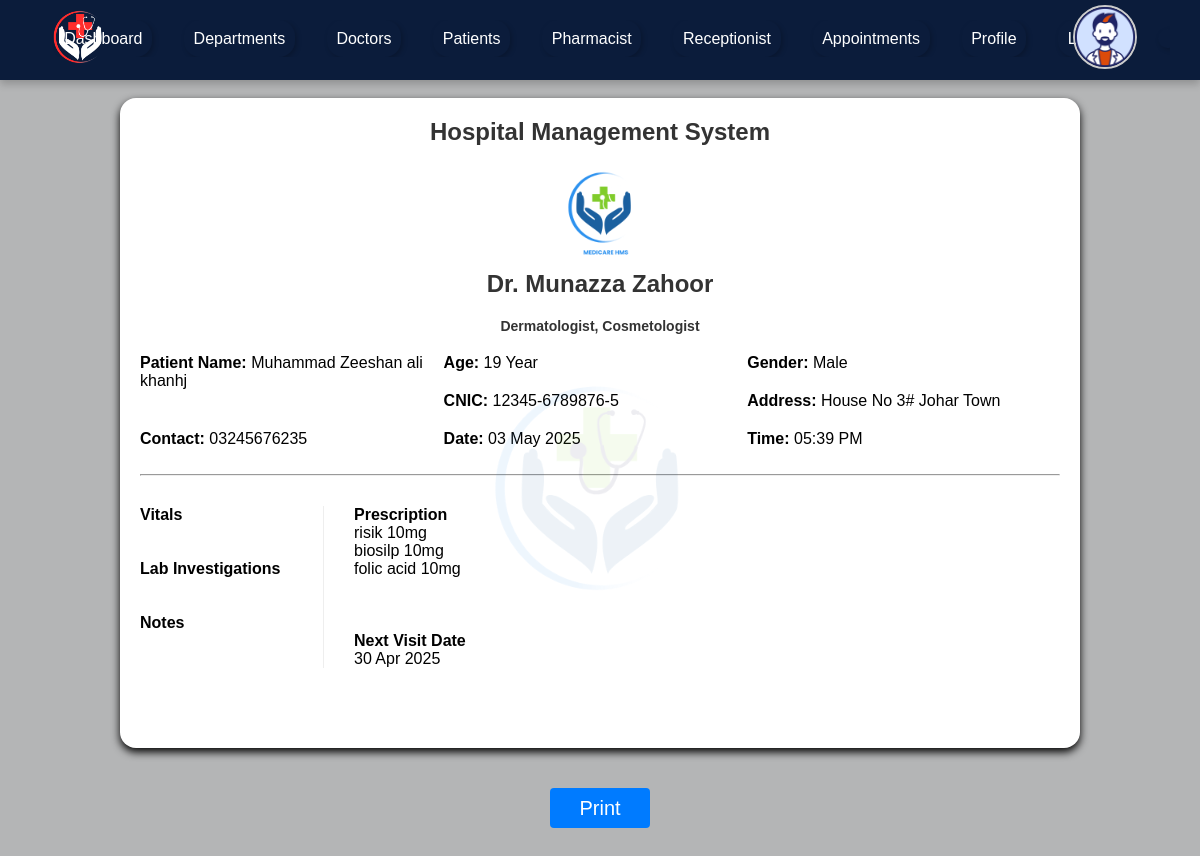
Page /admin/prescription.php?id=17 (signed in) on the committed database.
### tables this page shows
CREATE TABLE `appointment` (
  `id` int(11) NOT NULL,
  `doctor_id` int(11) NOT NULL,
  `patient_id` int(11) NOT NULL,
  `patient_name` varchar(80) NOT NULL,
  `added_on` date NOT NULL,
  `date` date NOT NULL,
  `time` time NOT NULL,
  `fee` int(11) NOT NULL,
  `payment_id` varchar(80) NOT NULL,
  `pay_status` varchar(80) NOT NULL,
  `status` varchar(80) NOT NULL
);

CREATE TABLE `users` (
  `id` int(11) NOT NULL,
  `name` varchar(80) NOT NULL,
  `username` varchar(80) NOT NULL,
  `password` varchar(80) NOT NULL,
  `role` varchar(80) NOT NULL
);

CREATE TABLE `doctor` (
  `id` int(11) NOT NULL,
  `user_id` int(11) NOT NULL,
  `dep_id` int(11) NOT NULL,
  `specialization` varchar(80) NOT NULL,
  `qualification` varchar(80) NOT NULL,
  `experience` varchar(80) NOT NULL,
  `designation` varchar(80) NOT NULL,
  `fee` int(11) NOT NULL,
  `gender` varchar(80) NOT NULL,
  `contact` varchar(80) NOT NULL,
  `address` varchar(80) NOT NULL,
  `image` varchar(80) NOT NULL,
  `about` text NOT NULL
);

CREATE TABLE `patient` (
  `id` int(11) NOT NULL,
  `user_id` int(11) NOT NULL,
  `dob` date NOT NULL,
  `gender` varchar(80) NOT NULL,
  `cnic` varchar(80) NOT NULL,
  `address` varchar(80) NOT NULL,
  `contact` varchar(80) NOT NULL,
  `email` varchar(80) NOT NULL
);

CREATE TABLE `prescription` (
  `id` int(11) NOT NULL,
  `appointment_id` int(11) NOT NULL,
  `patient_id` int(11) NOT NULL,
  `doctor_id` int(11) NOT NULL,
  `vitals` text NOT NULL,
  `lab_investigation` text NOT NULL,
  `notes` text NOT NULL,
  `prescription` text NOT NULL,
  `date` date NOT NULL
);

### admin/prescription.php (the view, shortened to what this page needs)
<?php
include 'header.php';
$id=$_REQUEST['id'];
$sql="select appointment.*, dob, patient.gender, cnic, patient.address, patient.contact, users.name, specialization from appointment INNER JOIN patient on patient.user_id=appointment.patient_id INNER JOIN users on users.id=appointment.doctor_id INNER JOIN doctor on users.id=doctor.user_id where appointment.id='$id'";
$result=mysqli_query($con,$sql);
$row=mysqli_fetch_array($result);
$dobObject = new DateTime($row['dob']);
$currentDate = new DateTime();
$age = $dobObject->diff($currentDate)->y;
?>
<div id="print_data">
         <section id="appointments-section">
         <form method="post">
            <div class="appointments-container">
            <h2>Hospital Management System</h2>
            <center>
            <img src="../image/1stlogo.png" height="100">
            </center>
            <h2><?php echo $row['name'];?></h2>
            <h4 class="text-center text-sm"><?php echo $row['specialization'];?></h4 >
            <div class="main-data">
            <div class="one">
            <p><strong>Patient Name:</strong> <?php echo $row['patient_name'];?></p>
            </div>
            <div class="one">
            <p><strong>Age:</strong>  <?php echo $age;?> Year</p>
            </div>
            <div class="one">
            <p><strong>Gender:</strong>  <?php echo $row['gender'];?></p>
            </div>
            <div class="one">
            <p><strong>CNIC:</strong>  <?php echo $row['cnic'];?></p>
            </div>
            <div class="one">
            <p><strong>Address:</strong>  <?php echo $row['address'];?></p>
            </div>
            <div class="one">
            <p><strong>Contact:</strong>  <?php echo $row['contact'];?></p>
            </div>
            <div class="one">
            <p><strong>Date:</strong>  <?php echo date('d M Y',strtotime($row['date']));?></p>
            </div>
            <div class="one">
            <p><strong>Time:</strong>  <?php echo date('h:i A',strtotime($row['time']));?></p>
            </div>
            </div>
            <hr>
<?php
$sql="select * from prescription where appointment_id='$id'";
$result=mysqli_query($con,$sql);
$row=mysqli_fetch_array($result);
?>
           <div class="presc-main">
            <div class="presc-one">
            <p><strong>Vitals</strong></p>
            <pre><?php echo $row['vitals'];?></pre><br><br>
            <p><strong>Lab Investigations</strong></p>
            <pre><?php echo $row['lab_investigation'];?></pre><br><br>
            <p><strong>Notes</strong></p>
            <pre><?php echo $row['notes'];?></pre><br><br>
            </div>
            <div class="presc-two">
            <p><strong>Prescription</strong></p>
            <pre><?php echo $row['prescription'];?></pre><br><br>
            <br>
            <p><strong>Next Visit Date</strong></p>
            <p><?php echo date('d M Y',strtotime($row['date']));?></p>
            </div>
            </div>
            </div>
            </form>
         </section>
         </div>
         <div class="text-center">
         <button class="btn-submit" onClick="printdata('print_data')">Print</button>
         </div>
      </main>
   </body>
</html>

### css/doctor/doctorchart.css (style rules this page uses)
* { margin: 0; padding: 0; box-sizing: border-box; font-family: "Arial", sans-serif; }
.card h2, p { color: black !important; }

### css/doctor/doctor.css (style rules this page uses)
body, html { margin: 0; padding: 0; font-family: Arial, sans-serif; box-sizing: border-box; background-color: #b4b5b6 !important; }

### css/doctor/prescriptons.css (style rules this page uses)
h3, h4 { font-size: 24px; color: #333; margin-bottom: 20px; }

### css/doctor/manage_appointment.css (style rules this page uses)
#appointments-section { padding: 20px; font-family: Arial, sans-serif; }
.appointments-container { width: 80vw; height: auto; margin: 20px auto; padding: 20px; background: #ffffff; box-shadow: 0 4px 8px rgba(0, 0, 0, 1); margin-top: 0; border-radius: 1em; }

### css/doctor/Referal_management.css (style rules this page uses)
h2 { text-align: center; color: #333; margin-bottom: 20px; }
form { display: grid; gap: 20px; }

### admin/prescription.php (style rules this page uses)
.appointments-container { padding-bottom:80px; }
.main-data { width:100%; height:120px; }
.one { width:33%; float:left; margin-bottom:20px; }
.presc-main { width:100%; height:auto; }
.presc-one { width:20%; float:left; margin-top:30px; border-right:1px solid #EEEEEE; }
.presc-two { width:80%; float:left; margin-top:30px; padding-left:30px; box-sizing:border-box; }
.btn-submit { width:100px; height:40px; background-color:#007BFF; color:white; font-size:20px; border:none; border-radius:4px; }
.text-center { text-align:center; }
.text-sm { font-size:14px; }

### rows in the picture
appointment: users.name "Dr. Munazza Zahoor", doctor.specialization "Dermatologist, Cosmetologist", patient_name "Muhammad Zeeshan ali khanhj", patient.gender "Male", patient.cnic "12345-6789876-5", patient.address "House No 3# Johar Town", patient.contact "03245676235", date "03 May 2025", time "05:39 PM"
prescription: prescription "risik 10mg biosilp 10mg folic acid 10mg", date "30 Apr 2025"
